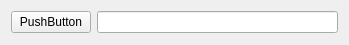
<?xml version="1.0" encoding="UTF-8"?>
<ui version="4.0">
 <class>MainWidget_GUI</class>
 <widget class="QWidget" name="MainWidget">
  <property name="geometry">
   <rect>
    <x>0</x>
    <y>0</y>
    <width>349</width>
    <height>45</height>
   </rect>
  </property>
  <property name="windowTitle">
   <string>Dialog</string>
  </property>
  <layout class="QHBoxLayout" name="horizontalLayout">
   <item>
    <widget class="QPushButton" name="btn_0">
     <property name="text">
      <string>PushButton</string>
     </property>
    </widget>
   </item>
   <item>
    <widget class="QLineEdit" name="le_0"/>
   </item>
   <item>
    <layout class="QHBoxLayout" name="horizontalLayout_2"/>
   </item>
  </layout>
 </widget>
 <resources/>
 <connections/>
</ui>
